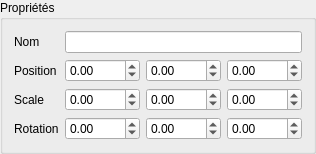
         <widget class="QGroupBox" name="groupBox">
          <property name="title">
           <string>Propriétés</string>
          </property>
          <layout class="QFormLayout" name="formLayout_3">
           <item row="0" column="0">
            <widget class="QLabel" name="label_6">
             <property name="text">
              <string>Nom</string>
             </property>
            </widget>
           </item>
           <item row="0" column="1">
            <widget class="QLineEdit" name="node_name"/>
           </item>
           <item row="1" column="0">
            <widget class="QLabel" name="label">
             <property name="text">
              <string>Position</string>
             </property>
            </widget>
           </item>
           <item row="1" column="1">
            <layout class="QHBoxLayout" name="horizontalLayout_2">
             <item>
              <widget class="QDoubleSpinBox" name="node_pos_x">
               <property name="minimum">
                <double>-1024.000000000000000</double>
               </property>
               <property name="maximum">
                <double>1024.000000000000000</double>
               </property>
               <property name="singleStep">
                <double>0.100000000000000</double>
               </property>
              </widget>
             </item>
             <item>
              <widget class="QDoubleSpinBox" name="node_pos_y">
               <property name="minimum">
                <double>-1024.000000000000000</double>
               </property>
               <property name="maximum">
                <double>1024.000000000000000</double>
               </property>
               <property name="singleStep">
                <double>0.100000000000000</double>
               </property>
              </widget>
             </item>
             <item>
              <widget class="QDoubleSpinBox" name="node_pos_z">
               <property name="minimum">
                <double>-1024.000000000000000</double>
               </property>
               <property name="maximum">
                <double>1024.000000000000000</double>
               </property>
               <property name="singleStep">
                <double>0.100000000000000</double>
               </property>
              </widget>
             </item>
            </layout>
           </item>
           <item row="2" column="1">
            <layout class="QHBoxLayout" name="horizontalLayout_11">
             <item>
              <widget class="QDoubleSpinBox" name="node_scl_x">
               <property name="minimum">
                <double>-1024.000000000000000</double>
               </property>
               <property name="maximum">
                <double>1024.000000000000000</double>
               </property>
               <property name="singleStep">
                <double>0.100000000000000</double>
               </property>
              </widget>
             </item>
             <item>
              <widget class="QDoubleSpinBox" name="node_scl_y">
               <property name="minimum">
                <double>-1024.000000000000000</double>
               </property>
               <property name="maximum">
                <double>1024.000000000000000</double>
               </property>
               <property name="singleStep">
                <double>0.100000000000000</double>
               </property>
              </widget>
             </item>
             <item>
              <widget class="QDoubleSpinBox" name="node_scl_z">
               <property name="minimum">
                <double>-1024.000000000000000</double>
               </property>
               <property name="maximum">
                <double>1024.000000000000000</double>
               </property>
               <property name="singleStep">
                <double>0.100000000000000</double>
               </property>
              </widget>
             </item>
            </layout>
           </item>
           <item row="3" column="1">
            <layout class="QHBoxLayout" name="horizontalLayout_12">
             <item>
              <widget class="QDoubleSpinBox" name="node_rot_x">
               <property name="minimum">
                <double>-1024.000000000000000</double>
               </property>
               <property name="maximum">
                <double>1024.000000000000000</double>
               </property>
               <property name="singleStep">
                <double>0.100000000000000</double>
               </property>
              </widget>
             </item>
             <item>
              <widget class="QDoubleSpinBox" name="node_rot_y">
               <property name="minimum">
                <double>-1024.000000000000000</double>
               </property>
               <property name="maximum">
                <double>1024.000000000000000</double>
               </property>
               <property name="singleStep">
                <double>0.100000000000000</double>
               </property>
              </widget>
             </item>
             <item>
              <widget class="QDoubleSpinBox" name="node_rot_z">
               <property name="minimum">
                <double>-1024.000000000000000</double>
               </property>
               <property name="maximum">
                <double>1024.000000000000000</double>
               </property>
               <property name="singleStep">
                <double>0.100000000000000</double>
               </property>
              </widget>
             </item>
            </layout>
           </item>
           <item row="2" column="0">
            <widget class="QLabel" name="label_2">
             <property name="text">
              <string>Scale</string>
             </property>
            </widget>
           </item>
           <item row="3" column="0">
            <widget class="QLabel" name="label_12">
             <property name="text">
              <string>Rotation</string>
             </property>
            </widget>
           </item>
          </layout>
         </widget>
